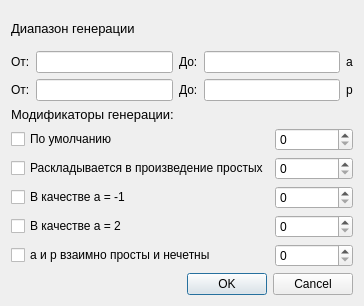
<?xml version="1.0" encoding="UTF-8"?>
<ui version="4.0">
 <class>DialogSymbolJacobi</class>
 <widget class="QDialog" name="DialogSymbolJacobi">
  <property name="geometry">
   <rect>
    <x>0</x>
    <y>0</y>
    <width>364</width>
    <height>306</height>
   </rect>
  </property>
  <property name="windowTitle">
   <string>Dialog</string>
  </property>
  <layout class="QGridLayout" name="gridLayout_2">
   <item row="0" column="0">
    <layout class="QGridLayout" name="gridLayout_6">
     <item row="0" column="0">
      <widget class="QLabel" name="label_3">
       <property name="font">
        <font>
         <pointsize>10</pointsize>
        </font>
       </property>
       <property name="text">
        <string>Диапазон генерации</string>
       </property>
      </widget>
     </item>
     <item row="1" column="0">
      <layout class="QGridLayout" name="gridLayout_5">
       <item row="0" column="0">
        <layout class="QGridLayout" name="gridLayout_4">
         <item row="0" column="0">
          <widget class="QLabel" name="label">
           <property name="text">
            <string>От:</string>
           </property>
          </widget>
         </item>
         <item row="0" column="1">
          <widget class="QLineEdit" name="lineMinA"/>
         </item>
         <item row="0" column="2">
          <widget class="QLabel" name="label_2">
           <property name="text">
            <string>До:</string>
           </property>
          </widget>
         </item>
         <item row="0" column="3">
          <widget class="QLineEdit" name="lineMaxA"/>
         </item>
         <item row="0" column="4">
          <widget class="QLabel" name="label_7">
           <property name="text">
            <string>a</string>
           </property>
          </widget>
         </item>
        </layout>
       </item>
       <item row="1" column="0">
        <layout class="QGridLayout" name="gridLayout_3">
         <item row="0" column="0">
          <widget class="QLabel" name="label_6">
           <property name="text">
            <string>От:</string>
           </property>
          </widget>
         </item>
         <item row="0" column="1">
          <widget class="QLineEdit" name="lineMinP"/>
         </item>
         <item row="0" column="2">
          <widget class="QLabel" name="label_5">
           <property name="text">
            <string>До:</string>
           </property>
          </widget>
         </item>
         <item row="0" column="3">
          <widget class="QLineEdit" name="lineMaxP"/>
         </item>
         <item row="0" column="4">
          <widget class="QLabel" name="label_8">
           <property name="text">
            <string>p</string>
           </property>
          </widget>
         </item>
        </layout>
       </item>
      </layout>
     </item>
    </layout>
   </item>
   <item row="1" column="0">
    <layout class="QGridLayout" name="gridLayout">
     <item row="0" column="0">
      <widget class="QLabel" name="label_4">
       <property name="font">
        <font>
         <pointsize>10</pointsize>
        </font>
       </property>
       <property name="text">
        <string>Модификаторы генерации:</string>
       </property>
      </widget>
     </item>
     <item row="1" column="0">
      <widget class="QCheckBox" name="btnDefault">
       <property name="text">
        <string>По умолчанию</string>
       </property>
      </widget>
     </item>
     <item row="1" column="1">
      <widget class="QSpinBox" name="spinDefault"/>
     </item>
     <item row="2" column="0">
      <widget class="QCheckBox" name="btnPrimes">
       <property name="text">
        <string>Раскладывается в произведение простых</string>
       </property>
      </widget>
     </item>
     <item row="2" column="1">
      <widget class="QSpinBox" name="spinPrimes"/>
     </item>
     <item row="3" column="0">
      <widget class="QCheckBox" name="btn1">
       <property name="text">
        <string>В качестве а = -1</string>
       </property>
      </widget>
     </item>
     <item row="3" column="1">
      <widget class="QSpinBox" name="spin1"/>
     </item>
     <item row="4" column="0">
      <widget class="QCheckBox" name="btn2">
       <property name="text">
        <string>В качестве а = 2</string>
       </property>
      </widget>
     </item>
     <item row="4" column="1">
      <widget class="QSpinBox" name="spin2"/>
     </item>
     <item row="5" column="0">
      <widget class="QCheckBox" name="btnNotEvenPrimes">
       <property name="text">
        <string>a и p взаимно просты и нечетны</string>
       </property>
      </widget>
     </item>
     <item row="5" column="1">
      <widget class="QSpinBox" name="spinNotEvenPrimes"/>
     </item>
    </layout>
   </item>
   <item row="2" column="0">
    <widget class="QDialogButtonBox" name="buttonBox">
     <property name="orientation">
      <enum>Qt::Horizontal</enum>
     </property>
     <property name="standardButtons">
      <set>QDialogButtonBox::Cancel|QDialogButtonBox::Ok</set>
     </property>
    </widget>
   </item>
  </layout>
 </widget>
 <resources/>
 <connections/>
</ui>
